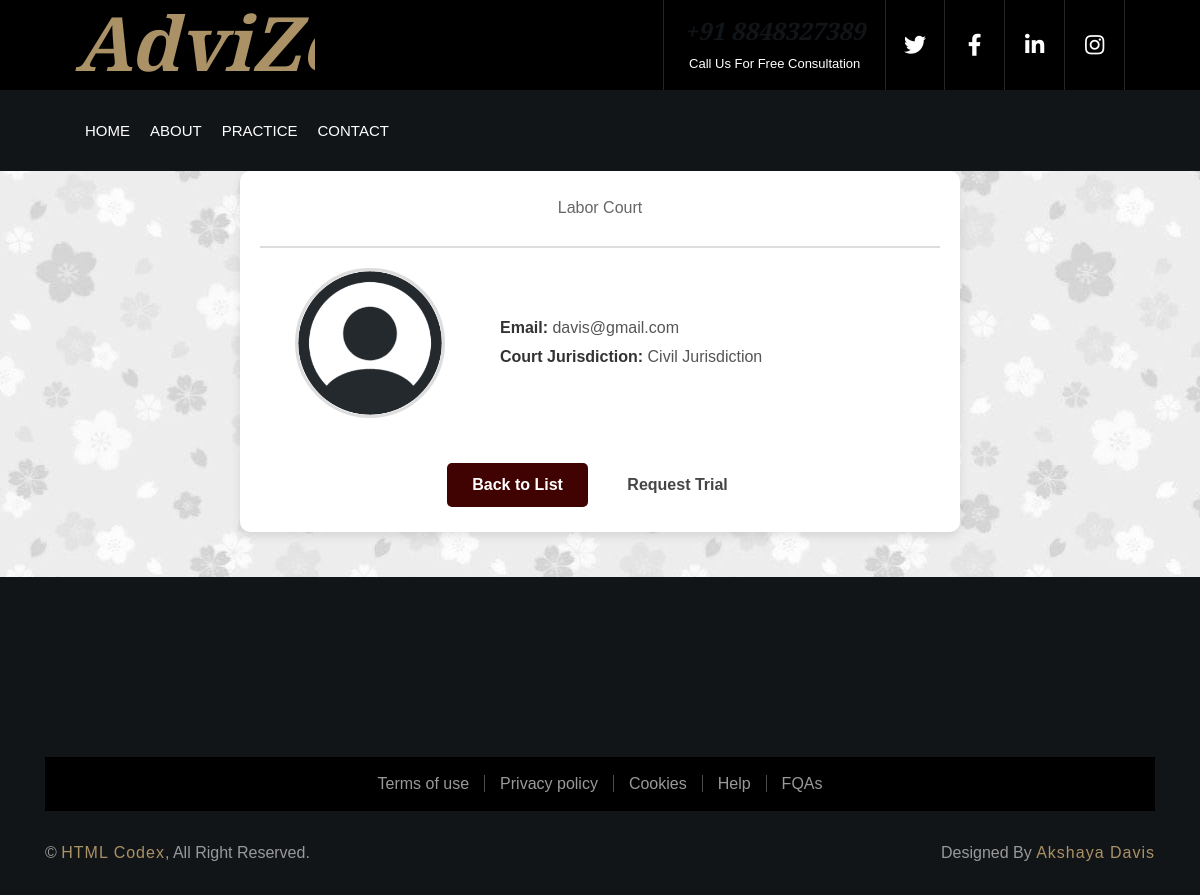
Page /profile_court/9/ on the committed database.
### userapp/models.py (models this page shows)
class Register(AbstractUser):
    usertype = models.CharField(max_length=50, default="admin")
    phone = models.CharField(max_length=15, null=True)  # Changed to CharField
    image = models.ImageField(upload_to='uploads/', null=True)
    barcouncil_number = models.CharField(max_length=15, null=True)
    specialization = models.CharField(max_length=50, null=True)
    address = models.CharField(max_length=100, null=True)
    bio = models.TextField(max_length=1000, null=True)
    qualification = models.CharField(max_length=50, null=True)
    experience = models.CharField(max_length=10, null=True)
    consultation_mode = models.CharField(max_length=50, null=True)
    court_jurisdiction = models.CharField(max_length=50, null=True)
    court_type = models.CharField(max_length=50, null=True)
    place = models.CharField(max_length=50, null=True)
    is_approved = models.BooleanField(default=True)

### userapp/views.py (the view)
# urls.py: path('profile_court/<int:id>/',views.profile_court,name="profile_court"),
def profile_court(request, id):
    court = get_object_or_404(Register, id=id, usertype="court")
    return render(request, 'profile_court.html', {'court': court})

### userapp/templates/profile_court.html (shortened to what this page needs)
{% load static %}
{% include 'header.html' %}
<head>
    <link rel="stylesheet" href="{% static 'css/profile_lawyer.css' %}">
</head>
<body>
    <div class="profile-container">
        <div class="profile-header">
            <p class="court-type">{{ court.court_type }}</p>
        </div>
        <div class="profile-content">
            <div class="profile-image">
                {% if court.image %}
                    <img src="{{ court.image.url }}" alt="Court Image">
                {% else %}
                    <img src="{% static 'img/img1.jpeg' %}" alt="Default Court Image">
                {% endif %}
            </div>
            <div class="profile-details">
                {% if court.email %}
                    <p><strong>Email:</strong> {{ court.email }}</p>
                {% endif %}
                {% if court.court_jurisdiction %}
                    <p><strong>Court Jurisdiction:</strong> {{ court.court_jurisdiction }}</p>
                {% endif %}
            </div>
        </div>
        <div class="buttons">
            <a href="{% url 'all_courts' %}" class="back-btn">Back to List</a>
            <a href="{% url 'add_request_trial' court.id %}" class="request-btn">Request Trial</a>
        </div>
    </div>
</body>
{% include 'footer1.html' %}

### userapp/static/css/style.css (style rules this page uses)
body { color: #666666; background: #ffffff; font-family: 'Roboto', sans-serif; font-weight: 400; }
a { color: #454545; transition: .3s; }

### userapp/static/css/profile_lawyer.css (style rules this page uses)
body { font-family: Arial, sans-serif; margin: l0; padding: 0; display: flex; justify-content: center; align-items: center; min-height: 100vh; background-color: #f4f4f4; }
.profile-container { background: white; width: 60%; padding: 20px; border-radius: 10px; margin-top: auto; margin-bottom: auto; margin-left: auto; margin-right: auto; box-shadow: 0px 4px 10px rgba(0, 0, 0, 0.1); }
.profile-header { text-align: center; border-bottom: 2px solid #ddd; padding-bottom: 10px; }
.profile-content { display: flex; align-items: center; padding: 20px 0; }
.profile-image { flex: 1; text-align: center; }
.profile-image img { width: 150px; height: 150px; border-radius: 50%; border: 3px solid #ddd; object-fit: cover; }
.profile-details { flex: 2; padding-left: 20px; }
.profile-details p { font-size: 16px; margin: 5px 0; color: #555; }
.profile-details strong { color: #333; }
.buttons { text-align: center; margin-top: 20px; }
.buttons a { text-decoration: none; padding: 10px 25px; border-radius: 5px; font-weight: bold; margin: 5px; display: inline-block; font-size: 16px; border: none; cursor: pointer; transition: 0.3s ease-in-out; }
.back-btn { background-color: #410202; color: white; }

### rows in the picture
Register: court_type "Labor Court", email "davis@gmail.com", court_jurisdiction "Civil Jurisdiction"
